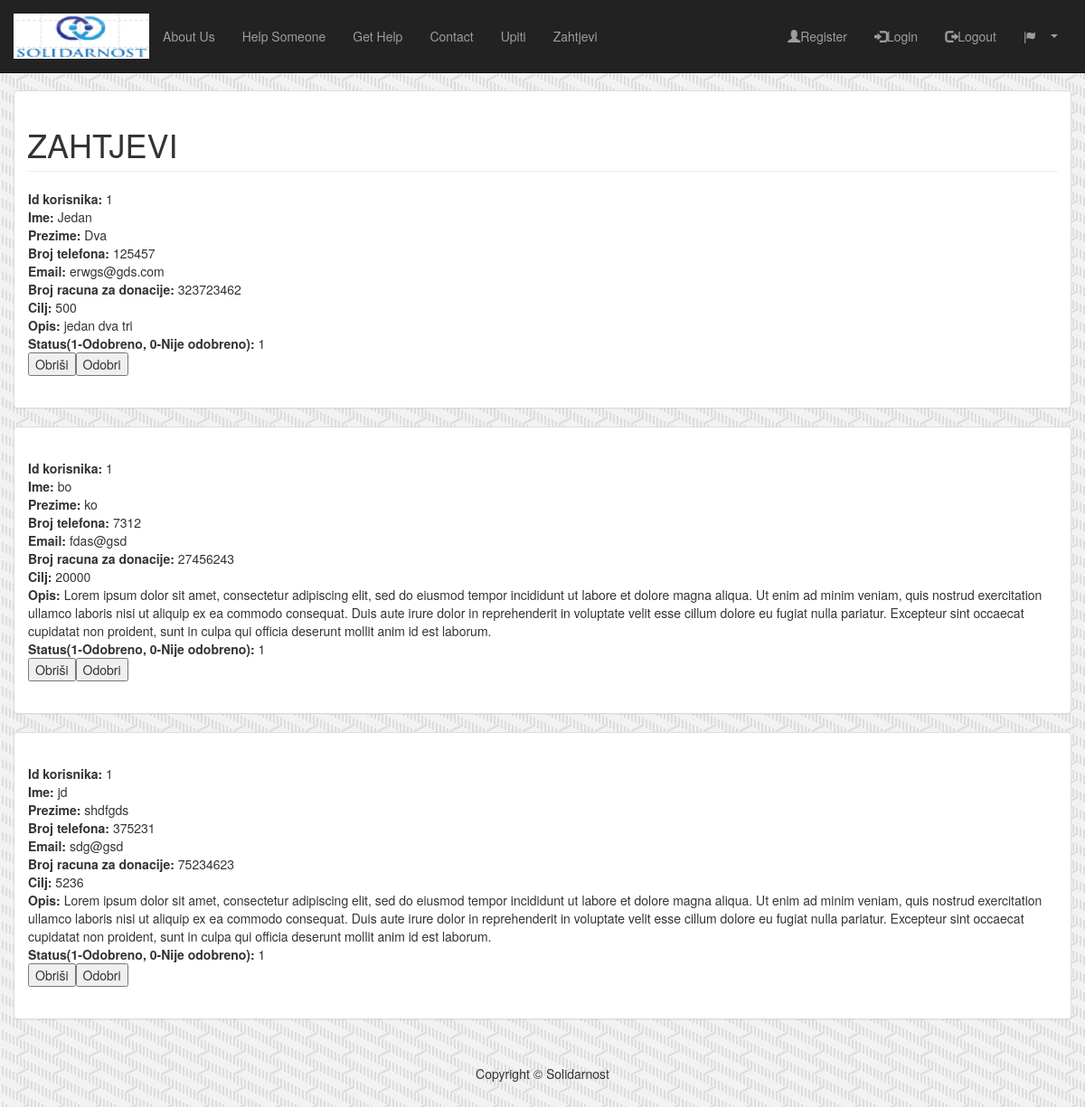
/zahtjevi.php (signed in), run on the app's committed database.
### tables this page shows
CREATE TABLE IF NOT EXISTS `zahtjev` (
  `id` int(11) NOT NULL AUTO_INCREMENT,
  `idKorisnika` int(11) NOT NULL,
  `ime` varchar(100) NOT NULL,
  `prezime` varchar(100) NOT NULL,
  `telefon` varchar(100) NOT NULL,
  `email` varchar(100) NOT NULL,
  `racun` varchar(100) NOT NULL,
  `cilj` float NOT NULL,
  `opis` text NOT NULL,
  `status` int(11) NOT NULL,
  PRIMARY KEY (`id`)
);

### languages/lang.en.php (called while the page is built)
<?php
$lang = array();
$lang['ONAMA_TEXT'] = 'Solidarnost was founded in 2012. with the goal of helping people in need. It is non-profit organisation through which users can request donations and visitors can donate money to them if they wish to do so. We have already changed thousands of lives to better, and we have to help many more together with you.';
$lang['HEADER_TITLE'] = 'My website header title';
$lang['SITE_NAME'] = 'My Website';
$lang['SLOGAN'] = '"We rise by lifting others." -Robert Ingersoll';
$lang['HEADING'] = 'Heading';
$lang['KORIS'] = 'Username:';
$lang['PASS'] = 'Password:';
$lang['IME'] = 'Name:';
$lang['PREZ'] = 'Last name:';
$lang['TEL'] = 'Contact phone:';
$lang['MAIL'] = 'Email address:';
$lang['GRAD'] = 'City:';
$lang['ULICA'] = 'Street:';
$lang['REG'] = 'Register';
$lang['POTVRDI'] = 'Submit';
$lang['MENU_ONAMA'] = 'About Us';
$lang['MENU_POMOZI'] = 'Help Someone';
$lang['MENU_POMOC'] = 'Get Help';
$lang['MENU_KONTAKT'] = 'Contact';
$lang['MENU_REGIST'] = 'Register';
$lang['MENU_PRIJAVA'] = 'Login';
$lang['MENU_ODJAVA'] = 'Logout';
$lang['KON_KONT'] = 'Contact us';
$lang['KON_IME'] = 'Full name:';
$lang['KON_MAIL'] = 'Email address:';
$lang['KON_UPIT'] = 'Inquiry:';
$lang['KON_POSL'] = 'Send';
$lang['LOGOUT_POZDRAV'] = 'Thank you and good bye!';
$lang['PRIJAVLJENI'] = 'You are already logged in as ';
$lang['ZAH_IME'] = '<b>Name:</b> ';
$lang['ZAH_PREZIME'] = '<b>Last Name:</b> ';
$lang['ZAH_RACUN'] = '<b>Account for donations:</b> ';
$lang['ZAH_CILJ'] = '<b>Goal:</b> ';
$lang['ZAH_BUTTON'] = 'Donate';
$lang['ZAH_NASLOV'] = 'Donate and help someone!';
$lang['POMOC_NASLOV'] = 'Ask for help';
$lang['POMOC_IME'] = 'Name:';
$lang['POMOC_PREZIME'] = 'Last Name:';
$lang['POMOC_TEL'] = 'Contact telephone:';
$lang['POMOC_EMAIL'] = 'Email Address:';
$lang['POMOC_RACUN'] = 'Donation account number:';
$lang['POMOC_CILJ'] = 'Goal amount:';
$lang['POMOC_OPIS'] = 'Description of the problem:';
$lang['POMOC_BUTTON'] = 'Send';
$lang['UU_POSLAN'] = 'Inquiry sent';
?>

### zahtjevi.php (the view, shortened to what this page needs)
<!DOCTYPE html>
<?php
include_once 'common.php';
?>
<head>
    <link href="css/bootstrap.min.css" rel="stylesheet">
    <link href="css/stil.css" rel="stylesheet">
</head>
<body style="background-image: url(img/steps.PNG);">
    <nav class="navbar navbar-inverse navbar-fixed-top" role="navigation">
        <div class="container">
            <div class="navbar-header">
                <a class="navbar-brand" href="#">
                    <img src="img/logoSem2.png" alt="">
                </a>
            </div>
            <div class="collapse navbar-collapse" id="bs-example-navbar-collapse-1">
                <ul class="nav navbar-nav">
                    <li>
                        <a href="index.php"><?php echo $lang['MENU_ONAMA']; ?></a>
                    </li>
					<li>
                        <a href="pomozi.php"><?php echo $lang['MENU_POMOZI']; ?></a>
                    </li>
                    <li>
                        <a href="pomoc.php"><?php echo $lang['MENU_POMOC']; ?></a>
                    </li>
					<li>
                        <a href="kontakt.php"><?php echo $lang['MENU_KONTAKT']; ?></a>
                    </li>
					<li>
						<a href="upiti.php"><?php
						if (isset($_SESSION['admin'])){
							if($_SESSION['admin'] == '1')
							echo 'Upiti';}
								?></a>
					</li>
					<li>
						<a href="zahtjevi.php"><?php
						if (isset($_SESSION['admin'])){
							if($_SESSION['admin'] == '1')
							echo 'Zahtjevi';}
								?></a>
					</li>
                </ul>
				 <ul class="nav navbar-nav navbar-right">
						<li><a href="regist.php"><span class="glyphicon glyphicon-user"></span><?php echo $lang['MENU_REGIST']; ?></a></li>
						<li><a href="login.php"><span class="glyphicon glyphicon-log-in"></span><?php echo $lang['MENU_PRIJAVA']; ?></a></li>
						<li><a href="logout.php"><span class="glyphicon glyphicon-log-out"></span><?php echo $lang['MENU_ODJAVA']; ?></a></li>
						<li class="dropdown">
								<a class="glyphicon glyphicon-flag" data-toggle="dropdown" href="#">
								<span class="caret"></span></a>
						</li>
				</ul>
            </div>
        </div>
    </nav>
    <div class="container">
<div class="row">
            <div class="col-lg-12">
                <h1 class="page-header">ZAHTJEVI</h1>
            </div>
				<?php
				$con=mysqli_connect('localhost','root','root','solidarnost') or die('Error connecting to MySQL server.');
				$upit="SELECT * FROM zahtjev";
				$result = mysqli_query($con, $upit);
				while($row = mysqli_fetch_assoc($result)) {
					$idK=$row['idKorisnika'];
					$ime=$row['ime'];
					$prezime=$row['prezime'];
					$telefon=$row['telefon'];
					$email=$row['email'];
					$racun=$row['racun'];
					$cilj=$row['cilj'];
					$opis=$row['opis'];
					$status=$row['status'];
					$idz=$row['id'];
					echo '<div class="panel panel-default">';
					echo '<div class="panel-body">';
					echo "</br><b>Id korisnika:</b> $idK";
					echo "</br><b>Ime:</b> $ime";
					echo "</br><b>Prezime:</b> $prezime";
					echo "</br><b>Broj telefona:</b> $telefon";
					echo "</br><b>Email:</b> $email";
					echo "</br><b>Broj racuna za donacije:</b> $racun";
					echo "</br><b>Cilj: </b>$cilj";
					echo "</br><b>Opis:</b> $opis";
					echo "</br><b>Status(1-Odobreno, 0-Nije odobreno):</b> $status";
					echo "<form>";
					echo "<input type=\"button\" onclick=\"window.location.href='obrisiZahtjev.php?idz=$idz'\" value=\"Obriši\">";
					echo "<input type=\"button\" onclick=\"window.location.href='odobriZahtjev.php?idz=$idz'\" value=\"Odobri\">";
					echo "</form>";
					echo "<br>";
					echo '</div>';
					echo '</div>';
					 }
				?>
        </div>
        <footer>
            <div class="row">
                <div class="col-lg-12">
                    <center>Copyright &copy; Solidarnost</center>
                </div>
            </div>
        </footer>
    </div>
</body>
</html>

### css/stil.css (style rules this page uses)
body { padding-top: 70px; }
.navbar-fixed-top .nav { padding: 15px 0; }
.navbar-fixed-top .navbar-brand { padding: 0 15px; }
footer { padding: 30px 0; }
@media (min-width:768px) { body { padding-top: 100px; } }
@media (min-width:768px) { .navbar-fixed-top .navbar-brand { padding: 15px 0; } }

### data on the page
zahtjev: idKorisnika "1", ime "Jedan", prezime "Dva", telefon "125457", email "erwgs@gds.com", racun "323723462", cilj "500", opis "jedan dva tri", status "1"
zahtjev: idKorisnika "1", ime "bo", prezime "ko", telefon "7312", email "fdas@gsd", racun "27456243", cilj "20000", opis "Lorem ipsum dolor sit amet, consectetur adipiscing elit, sed do eiusmod tempor incididunt ut labore et dolore magna aliqua. Ut enim ad minim veniam, quis nostrud exercitation ullamco laboris nisi ut aliquip ex ea commodo consequat. Duis aute irure dolor in reprehenderit in voluptate velit esse cillum dolore eu fugiat nulla pariatur. Excepteur sint occaecat cupidatat non proident, sunt in culpa qui officia deserunt mollit anim id est laborum.", status "1"
zahtjev: idKorisnika "1", ime "jd", prezime "shdfgds", telefon "375231", email "sdg@gsd", racun "75234623", cilj "5236", opis "Lorem ipsum dolor sit amet, consectetur adipiscing elit, sed do eiusmod tempor incididunt ut labore et dolore magna aliqua. Ut enim ad minim veniam, quis nostrud exercitation ullamco laboris nisi ut aliquip ex ea commodo consequat. Duis aute irure dolor in reprehenderit in voluptate velit esse cillum dolore eu fugiat nulla pariatur. Excepteur sint occaecat cupidatat non proident, sunt in culpa qui officia deserunt mollit anim id est laborum.", status "1"

### other printed values
$lang['MENU_ONAMA'] "About Us"
$lang['MENU_POMOZI'] "Help Someone"
$lang['MENU_POMOC'] "Get Help"
$lang['MENU_KONTAKT'] "Contact"
$lang['MENU_REGIST'] "Register"
$lang['MENU_PRIJAVA'] "Login"
$lang['MENU_ODJAVA'] "Logout"
